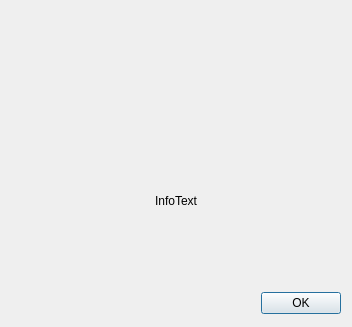
<?xml version="1.0" encoding="UTF-8"?>
<ui version="4.0">
 <class>aboutDialog</class>
 <widget class="QDialog" name="aboutDialog">
  <property name="geometry">
   <rect>
    <x>0</x>
    <y>0</y>
    <width>352</width>
    <height>327</height>
   </rect>
  </property>
  <property name="whatsThis">
   <string extracomment="  This file is part of jupitcrypt. (https://github.com/radioburst/jupitcrypt)   Copyright (c) 2021 Andreas Dorrer.      jupitcrypt is free software: you can redistribute it and/or modify     it under the terms of the GNU General Public License as published by     the Free Software Foundation, version 3.     jupitcrypt is distributed in the hope that it will be useful, but    WITHOUT ANY WARRANTY; without even the implied warranty of    MERCHANTABILITY or FITNESS FOR A PARTICULAR PURPOSE. See the GNU    General Public License for more details.     You should have received a copy of the GNU General Public License    along with jupitcrypt. If not, see (http://www.gnu.org/licenses/)"/>
  </property>
  <layout class="QGridLayout" name="gridLayout">
   <item row="1" column="0">
    <widget class="QLabel" name="lbl_Info">
     <property name="text">
      <string notr="true">InfoText</string>
     </property>
     <property name="alignment">
      <set>Qt::AlignCenter</set>
     </property>
     <property name="wordWrap">
      <bool>true</bool>
     </property>
    </widget>
   </item>
   <item row="2" column="0">
    <widget class="QDialogButtonBox" name="buttonBox">
     <property name="minimumSize">
      <size>
       <width>0</width>
       <height>25</height>
      </size>
     </property>
     <property name="orientation">
      <enum>Qt::Horizontal</enum>
     </property>
     <property name="standardButtons">
      <set>QDialogButtonBox::Ok</set>
     </property>
    </widget>
   </item>
   <item row="0" column="0" alignment="Qt::AlignHCenter">
    <widget class="QLabel" name="lbl_Icon">
     <property name="maximumSize">
      <size>
       <width>100</width>
       <height>100</height>
      </size>
     </property>
     <property name="text">
      <string notr="true"/>
     </property>
     <property name="pixmap">
      <pixmap resource="../jupitcrypt.qrc">:/resources/images/jupiter.png</pixmap>
     </property>
     <property name="scaledContents">
      <bool>true</bool>
     </property>
     <property name="alignment">
      <set>Qt::AlignCenter</set>
     </property>
    </widget>
   </item>
  </layout>
 </widget>
 <resources>
  <include location="../jupitcrypt.qrc"/>
 </resources>
 <connections>
  <connection>
   <sender>buttonBox</sender>
   <signal>accepted()</signal>
   <receiver>aboutDialog</receiver>
   <slot>accept()</slot>
   <hints>
    <hint type="sourcelabel">
     <x>248</x>
     <y>254</y>
    </hint>
    <hint type="destinationlabel">
     <x>157</x>
     <y>274</y>
    </hint>
   </hints>
  </connection>
  <connection>
   <sender>buttonBox</sender>
   <signal>rejected()</signal>
   <receiver>aboutDialog</receiver>
   <slot>reject()</slot>
   <hints>
    <hint type="sourcelabel">
     <x>316</x>
     <y>260</y>
    </hint>
    <hint type="destinationlabel">
     <x>286</x>
     <y>274</y>
    </hint>
   </hints>
  </connection>
 </connections>
</ui>
